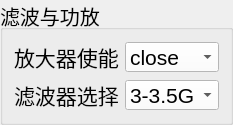
         <widget class="QGroupBox" name="groupBox_23">
          <property name="font">
           <font>
            <pointsize>15</pointsize>
           </font>
          </property>
          <property name="title">
           <string>滤波与功放</string>
          </property>
          <layout class="QGridLayout" name="gridLayout_26">
           <item row="0" column="0">
            <widget class="QLabel" name="Amplifier_label">
             <property name="font">
              <font>
               <pointsize>16</pointsize>
              </font>
             </property>
             <property name="text">
              <string>放大器使能</string>
             </property>
             <property name="textFormat">
              <enum>Qt::PlainText</enum>
             </property>
            </widget>
           </item>
           <item row="0" column="1">
            <widget class="QComboBox" name="Amplifier_obj">
             <property name="maximumSize">
              <size>
               <width>16777215</width>
               <height>30</height>
              </size>
             </property>
             <property name="font">
              <font>
               <pointsize>16</pointsize>
              </font>
             </property>
             <property name="styleSheet">
              <string notr="true">background-color: rgb(255, 255, 255);</string>
             </property>
             <property name="editable">
              <bool>false</bool>
             </property>
             <property name="currentText">
              <string>close</string>
             </property>
             <property name="currentIndex">
              <number>0</number>
             </property>
             <item>
              <property name="text">
               <string>close</string>
              </property>
             </item>
             <item>
              <property name="text">
               <string>enable</string>
              </property>
             </item>
            </widget>
           </item>
           <item row="1" column="0">
            <widget class="QLabel" name="filterOption_label">
             <property name="font">
              <font>
               <pointsize>16</pointsize>
              </font>
             </property>
             <property name="text">
              <string>滤波器选择</string>
             </property>
             <property name="textFormat">
              <enum>Qt::PlainText</enum>
             </property>
            </widget>
           </item>
           <item row="1" column="1">
            <widget class="QComboBox" name="filterOption">
             <property name="maximumSize">
              <size>
               <width>16777215</width>
               <height>30</height>
              </size>
             </property>
             <property name="font">
              <font>
               <pointsize>16</pointsize>
              </font>
             </property>
             <property name="styleSheet">
              <string notr="true">background-color: rgb(255, 255, 255);</string>
             </property>
             <property name="editable">
              <bool>false</bool>
             </property>
             <property name="currentText">
              <string>3-3.5G</string>
             </property>
             <property name="currentIndex">
              <number>0</number>
             </property>
             <item>
              <property name="text">
               <string>3-3.5G</string>
              </property>
             </item>
             <item>
              <property name="text">
               <string>3.5-4G</string>
              </property>
             </item>
             <item>
              <property name="text">
               <string>4.5-5G</string>
              </property>
             </item>
             <item>
              <property name="text">
               <string>5-5.5G</string>
              </property>
             </item>
            </widget>
           </item>
          </layout>
         </widget>
